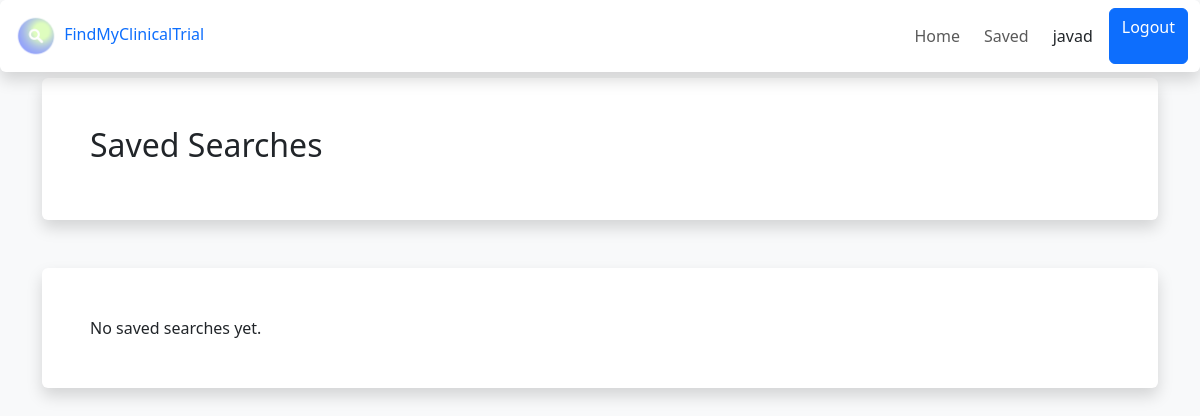
The page /saved_searches/ (signed in) on the database as committed earlier.
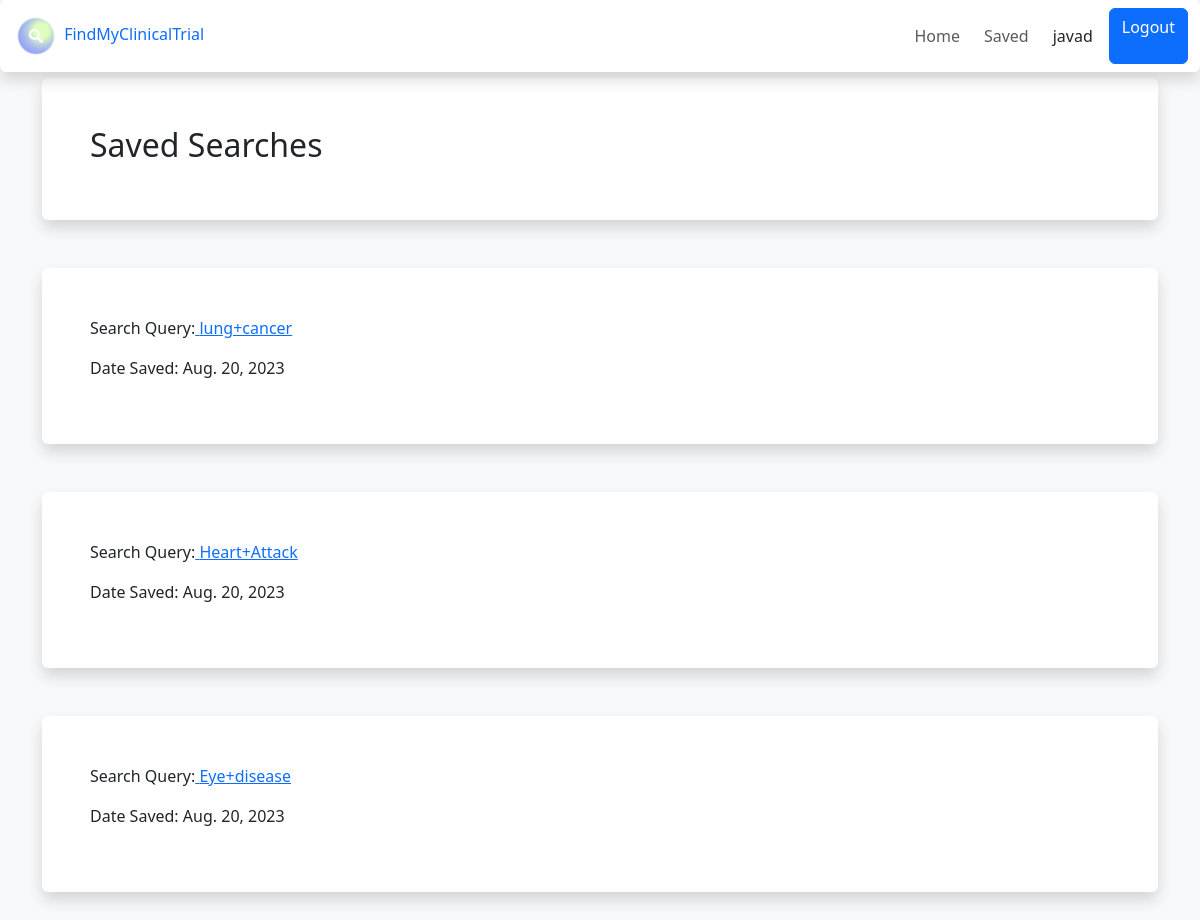
The same page on the database as committed later.
### apiconnect/models.py (models this page shows)
class Search(models.Model):
    owner = models.ForeignKey(User, on_delete=models.CASCADE, null=True)
    query = models.TextField(null=False, blank=False)
    saved = models.DateField(auto_now=True)
    class Meta:
            ordering = ['-saved']

### apiconnect/views.py (the view)
# urls.py: path('saved_searches/', views.saved_searches, name='saved_searches'),
@login_required
def saved_searches(request):
    searches_query = Search.objects.filter(owner=request.user).order_by('-saved')
    searches = []
    idx = 1
    for item in searches_query:
        cond_idx = item.query.find('cond=')
        ampersand_idx = item.query.find('&filter')
        search_q = item.query[cond_idx + 5: ampersand_idx] if ampersand_idx != -1 else ''
        print(search_q)
        item_dict = {
            'idx' : idx,
            'search': search_q,
            'query': item.query,
            'saved': item.saved,
        }
        searches.append(item_dict)
        idx += 1
    print(searches)
    context = {'searches': searches}
    return render(request, 'apiconnect/saved_searches.html', context)

### apiconnect/templates/apiconnect/saved_searches.html (shortened to what this page needs)
{% extends 'main.html' %}
{% block content %}
<div class="shadow p-5 mt-5 mb-5 bg-white rounded" id="resultsTable" style="overflow: auto;">
<h2>Saved Searches</h2>
</div>
    {% for search in searches %}
    <div class="shadow p-5 mt-5 mb-5 bg-white rounded" id="resultsTable" style="overflow: auto;">
        <p>Search Query:<a href="#" onclick="submitForm('{{ search.idx }}'); return false;"> {{ search.search }} </a> </p>
        <p>Date Saved: {{ search.saved }}</p>
    </div>
    {% empty %}
    <div class="shadow p-5 mt-5 mb-5 bg-white rounded" id="resultsTable" style="overflow: auto;">
        No saved searches yet.
    {% endfor %}
    </div>
{% endblock %}

Rows that differ between the two databases and show on the page:
added Search: saved "Aug. 20, 2023"
added Search: saved "Aug. 20, 2023"
added Search: saved "Aug. 20, 2023"
Other text that changed with them:
new list line: "Search Query: lung+cancer Date Saved:"
new list line: "Search Query: Heart+Attack Date Saved:"
new list line: "Search Query: Eye+disease Date Saved:"
text no longer shown: "No saved searches yet."
